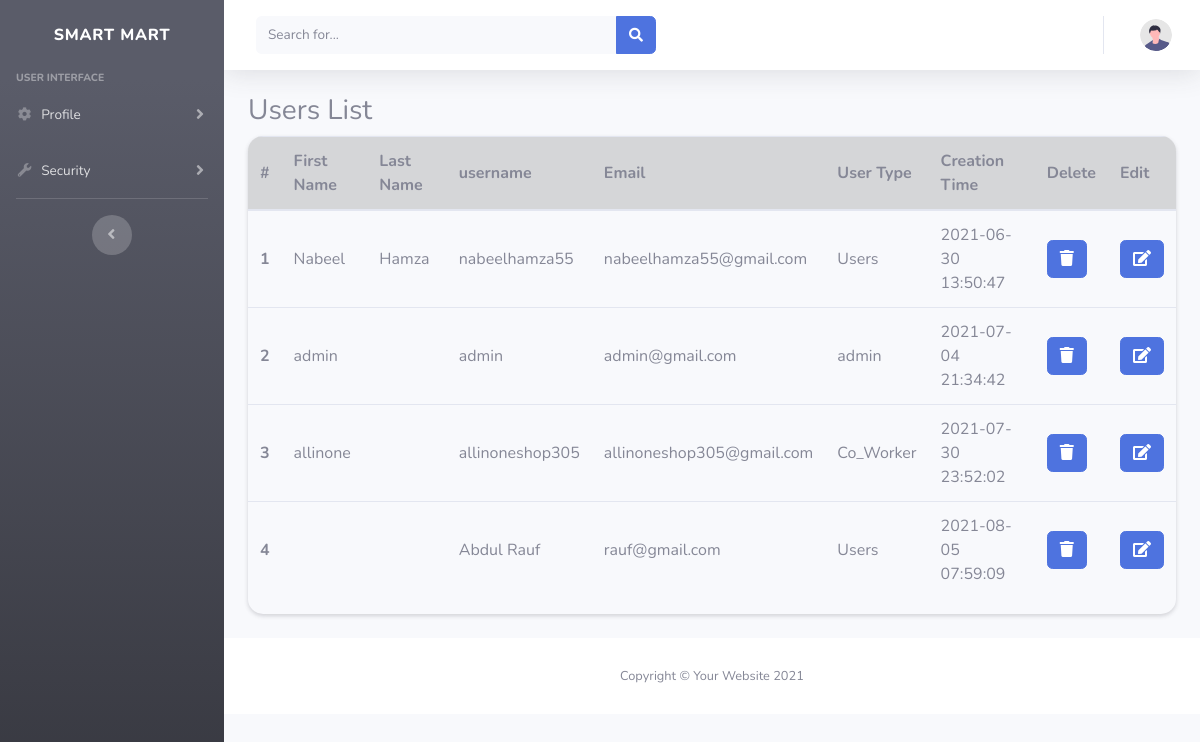
Page /Admin/_User_list.php on the committed database.
### tables this page shows
CREATE TABLE `users` (
  `user_id` int NOT NULL,
  `first_name` varchar(255) DEFAULT NULL,
  `last_name` varchar(255) DEFAULT NULL,
  `username` varchar(255) NOT NULL,
  `email` varchar(255) NOT NULL,
  `password` varchar(255) NOT NULL,
  `u_type_fk` int NOT NULL DEFAULT '3',
  `creation_time` timestamp NOT NULL DEFAULT CURRENT_TIMESTAMP
);

CREATE TABLE `user_type` (
  `id` int NOT NULL,
  `u_type` varchar(255) NOT NULL
);

### Admin/_User_list.php (the view)
<?php
include('./function/db_connection.php');
     include('./Html_opening.php');
     include('./Sidebar.php');
     include('./Nav_Topbar.php');
?>
<div class="container-fluid">
     <div class="row">
          <div class="col-lg-12">
               <h3>Users List</h3>
          </div>
     </div>
     <?php
     $fetch_user = "SELECT * FROM users as u INNER JOIN user_type as ut ON(u.u_type_fk = ut.id)";
     $user_result = mysqli_query($db, $fetch_user);
     $user_rows = mysqli_num_rows($user_result);
     if ($user_rows > 0) {
?>
     <div class="row">
          <div class="col-lg-12  ">
               <div class="co-lg-12">
                    <div class="table-responsive round_border shadow-sm">
                         <table class="table table-hover align-middle ">
                              <thead>
                                   <tr class="table-active p-1">
                                        <th class="align-middle" scope="col">#</th>
                                        <th class="align-middle" scope="col">First Name</th>
                                        <th class="align-middle" scope="col">Last Name</th>
                                        <th class="align-middle" scope="col">username</th>
                                        <th class="align-middle" scope="col">Email</th>
                                        <th class="align-middle" scope="col">User Type</th>
                                        <th class="align-middle" scope="col">Creation Time</th>
                                        <th class="align-middle" scope="col">Delete</th>
                                        <th class="align-middle" scope="col">Edit</th>
                                   </tr>
                              </thead>
                              <tbody>
                                   <?php
                                   $sr_no = "1";
                              while ($user = mysqli_fetch_assoc($user_result)) {
                              ?>
                                   <tr class="">
                                        <th class="align-middle" scope="row"><?php echo $sr_no; ?></th>
                                        <td class="align-middle"><?php echo $user['first_name']; ?> </td>
                                        <td class="align-middle"><?php echo $user['last_name']; ?></td>
                                        <td class="align-middle"><?php echo $user['username']; ?></td>
                                        <td class="align-middle"><?php echo $user['email']; ?></td>
                                        <td class="align-middle"><?php echo $user['u_type']; ?></td>
                                        <td class="align-middle"><?php echo $user['creation_time']; ?></td>
                                        <td class="align-middle"><button class="btn btn-primary"
                                                  onclick="window.location.href='function/_del_users.php?id=<?php echo $user['user_id']; ?>'"><i
                                                       class="fa fa-trash" aria-hidden="true"></i></button></td>
                                        <td class="align-middle"><button class="btn btn-primary"
                                                  onclick="window.location.href='_User_edit.php?id=<?php echo $user['user_id']; ?>'"><i
                                                       class="fas fa-edit    "></i></button></td>
                                   </tr>
                                   <?php
                                   $sr_no++;
                              }
                         }else {
                              echo "No User Found";
                         }
                         ?>
                              </tbody>
                         </table>
                    </div>
               </div>
          </div>
     </div>
</div>
<?php
     include('./Footer.php');
     include('./Html_closing.php');
?>

### Admin/css/custom.css (style rules this page uses)
.round_border { border-radius: 15px; }
th, td { vertical-align: middle; }

### rows in the picture
users: first_name "Nabeel", last_name "Hamza", username "nabeelhamza55", email "nabeelhamza55@gmail.com", u_type_fk.u_type "Users", creation_time "2021-06-30 13:50:47"
users: first_name "admin", username "admin", email "admin@gmail.com", u_type_fk.u_type "admin", creation_time "2021-07-04 21:34:42"
users: first_name "allinone", username "allinoneshop305", email "allinoneshop305@gmail.com", u_type_fk.u_type "Co_Worker", creation_time "2021-07-30 23:52:02"
users: username "Abdul Rauf", email "rauf@gmail.com", u_type_fk.u_type "Users", creation_time "2021-08-05 07:59:09"
